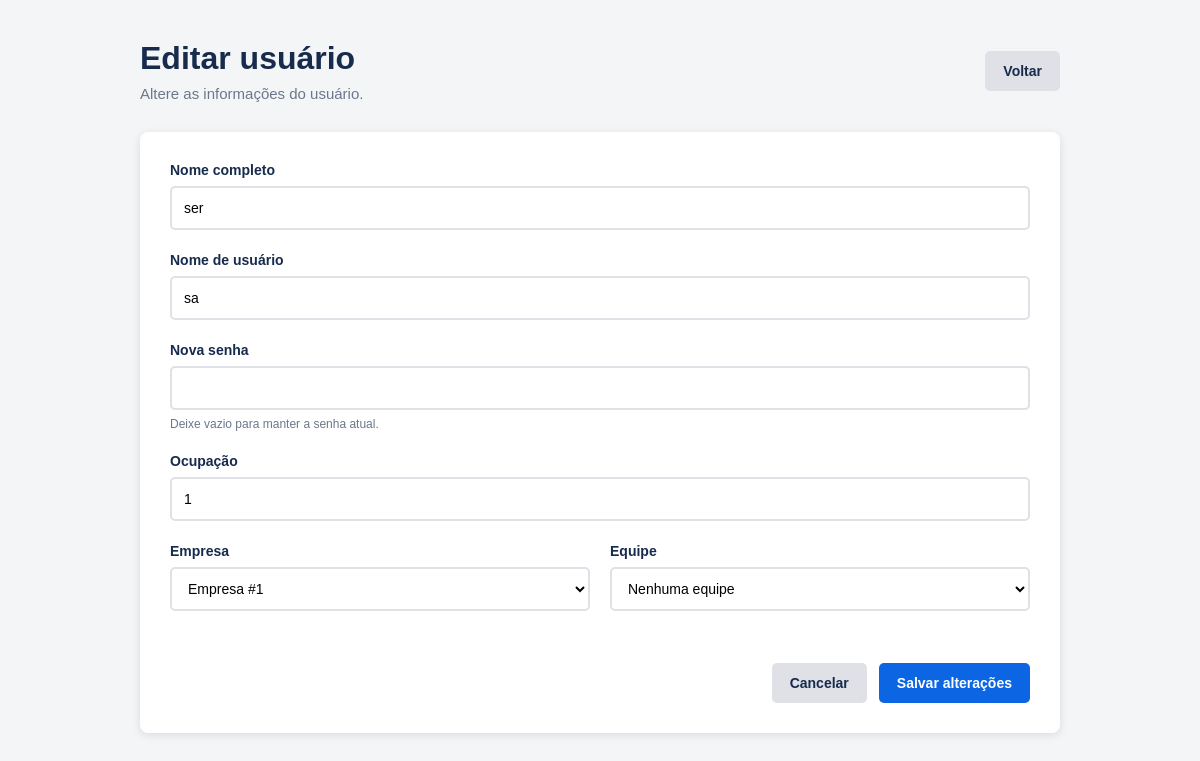
/editar/usuarios.php?id=2, run on the app's committed database.
### tables this page shows
CREATE TABLE `usuarios` (
  `id_usuario` int(11) NOT NULL,
  `nome_usuario` varchar(100) NOT NULL,
  `user_usuario` varchar(50) NOT NULL,
  `senha_usuario` varchar(255) NOT NULL,
  `ocupacao` int(1) NOT NULL DEFAULT 3,
  `empresa_cod` int(11) DEFAULT NULL,
  `equipe_id` int(11) DEFAULT NULL,
  `data_cadastro` datetime DEFAULT current_timestamp()
);

### editar/usuarios.php (the view, shortened to what this page needs)
<?php
require_once __DIR__ . '/../config/conexao.php';
$id = filter_input(
    INPUT_GET,
    'id',
    FILTER_VALIDATE_INT
);
$stmt = $pdo->prepare("
    SELECT *
    FROM usuarios
    WHERE id_usuario = ?
    LIMIT 1
");
$stmt->execute([$id]);
$usuario = $stmt->fetch(PDO::FETCH_ASSOC);
$stmtEmpresas = $pdo->prepare("
    SELECT id_empresa
    FROM empresa
    ORDER BY id_empresa ASC
");
$stmtEmpresas->execute();
$empresas = $stmtEmpresas->fetchAll(PDO::FETCH_ASSOC);
?>
<!DOCTYPE html>
<html lang="pt-BR">
<head>
    <link rel="stylesheet" href="../assets/css/usuarios.css">
</head>
<body>
<main class="container form-page">
    <header class="page-header">
        <div>
            <h1>Editar usuário</h1>
            <p>
                Altere as informações do usuário.
            </p>
        </div>
        <a href="../Visualizar/usuarios.php" class="btn btn-secondary">
            Voltar
        </a>
    </header>
    <form method="POST" class="form-card">
        <div class="form-group">
            <label for="nome_usuario">
                Nome completo
            </label>
            <input
                type="text"
                id="nome_usuario"
                name="nome_usuario"
                maxlength="100"
                required
                value="<?= htmlspecialchars(
                    $_POST['nome_usuario'] ?? $usuario['nome_usuario']
                ) ?>"
            >
        </div>
        <div class="form-group">
            <label for="user_usuario">
                Nome de usuário
            </label>
            <input
                type="text"
                id="user_usuario"
                name="user_usuario"
                maxlength="50"
                required
                value="<?= htmlspecialchars(
                    $_POST['user_usuario'] ?? $usuario['user_usuario']
                ) ?>"
            >
        </div>
        <div class="form-group">
            <label for="senha_usuario">
                Nova senha
            </label>
            <input
                type="password"
                id="senha_usuario"
                name="senha_usuario"
                maxlength="255"
            >
            <small>
                Deixe vazio para manter a senha atual.
            </small>
        </div>
        <div class="form-group">
            <label for="ocupacao">
                Ocupação
            </label>
            <input
                type="text"
                id="ocupacao"
                name="ocupacao"
                maxlength="100"
                value="<?= htmlspecialchars(
                    $_POST['ocupacao'] ?? ($usuario['ocupacao'] ?? '')
                ) ?>"
            >
        </div>
        <div class="form-row">
            <div class="form-group">
                <label for="empresa_cod">
                    Empresa
                </label>
                <select name="empresa_cod" id="empresa_cod">
                    <?php foreach ($empresas as $empresaItem): ?>
                        <?php
                        $empresaSelecionada =
                            $_POST['empresa_cod']
                            ?? $usuario['empresa_cod'];
                        ?>
                        <option
                            value="<?= $empresaItem['id_empresa'] ?>"
                            <?= $empresaSelecionada == $empresaItem['id_empresa']
                                ? 'selected'
                                : '' ?>
                        >
                            Empresa #<?= $empresaItem['id_empresa'] ?>
                        </option>
                    <?php endforeach; ?>
                </select>
            </div>
            <div class="form-group">
                <label for="equipe_id">
                    Equipe
                </label>
                <select name="equipe_id" id="equipe_id">
                    <option value="">
                        Nenhuma equipe
                    </option>
                </select>
            </div>
        </div>
        <div class="form-actions">
            <a href="..Visualizar/usuarios.php" class="btn btn-secondary">
                Cancelar
            </a>
            <button type="submit" class="btn btn-primary">
                Salvar alterações
            </button>
        </div>
    </form>
</main>
</body>
</html>

### assets/css/usuarios.css (style rules this page uses)
* { margin: 0; padding: 0; box-sizing: border-box; }
body { font-family: Arial, Helvetica, sans-serif; background: #f4f5f7; color: #172b4d; }
a { text-decoration: none; }
.container { width: 100%; max-width: 1400px; margin: 0 auto; padding: 40px; }
.page-header { display: flex; align-items: center; justify-content: space-between; gap: 20px; margin-bottom: 30px; }
.page-header h1 { font-size: 32px; margin-bottom: 8px; }
.page-header p { color: #6b778c; font-size: 15px; }
.btn { display: inline-flex; align-items: center; justify-content: center; min-height: 40px; padding: 0 18px; border: none; border-radius: 5px; font-size: 14px; font-weight: 600; cursor: pointer; transition: 0.2s ease; }
.btn-primary { background: #0c66e4; color: white; }
.btn-secondary { background: #dfe1e6; color: #172b4d; }
.form-page { max-width: 1000px; }
.form-card { background: white; padding: 30px; border-radius: 8px; box-shadow: 0 2px 8px rgba(9, 30, 66, 0.12); }
.form-group { display: flex; flex-direction: column; margin-bottom: 22px; }
.form-group label { margin-bottom: 8px; font-size: 14px; font-weight: 600; color: #172b4d; }
.form-group input, .form-group select { width: 100%; min-height: 44px; padding: 0 12px; border: 2px solid #dfe1e6; border-radius: 5px; background: white; font-size: 14px; outline: none; transition: border 0.2s; }
.form-group small { margin-top: 7px; color: #6b778c; font-size: 12px; }
.form-row { display: grid; grid-template-columns: 1fr 1fr; gap: 20px; }
.form-actions { display: flex; justify-content: flex-end; gap: 12px; margin-top: 30px; }

### data on the page
usuarios: nome_usuario "ser", user_usuario "sa", ocupacao "1", empresa_cod "Empresa #1"
